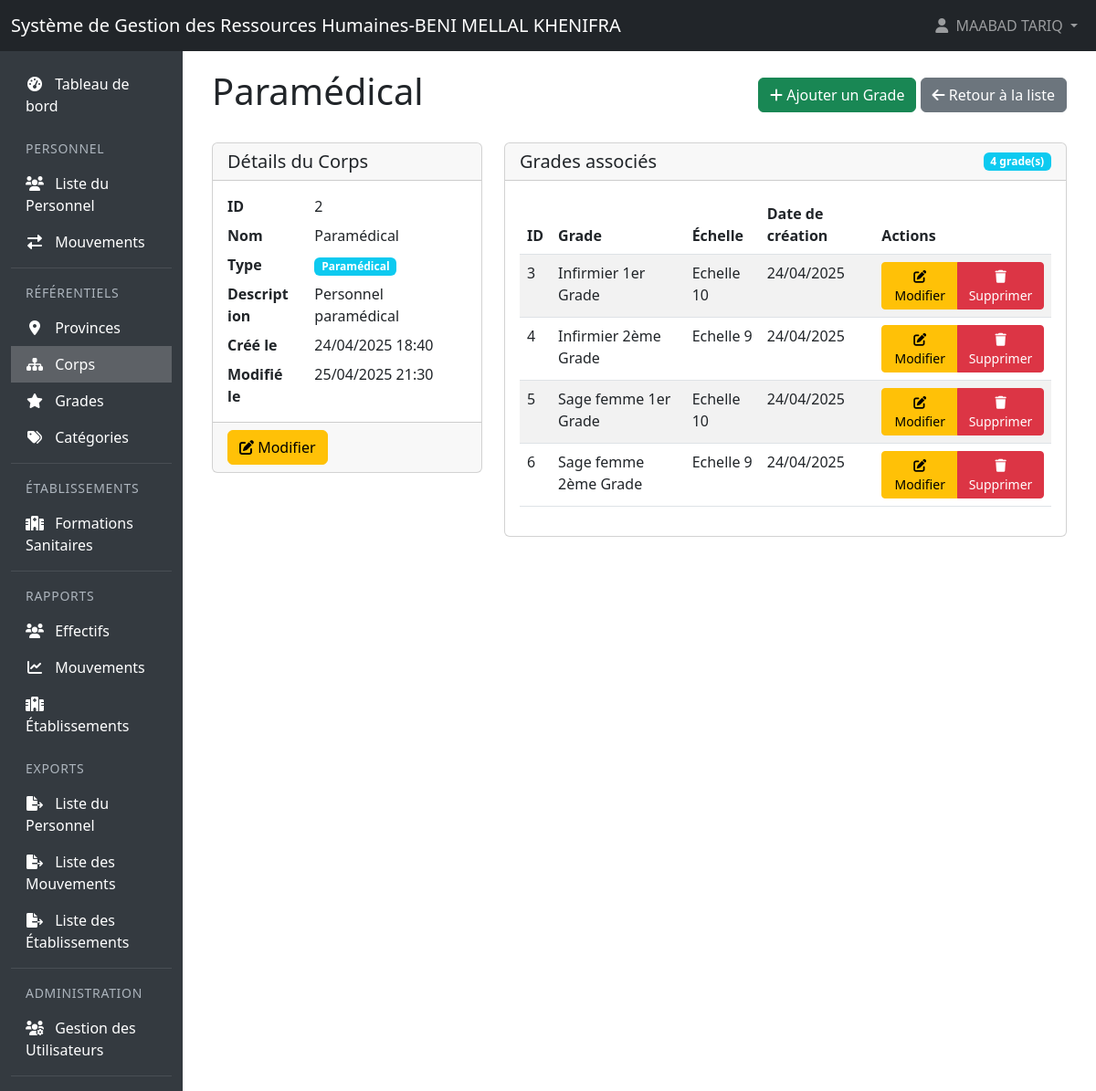
The page /APP_SGRHBMKH/corps/show/2 (signed in) on the database its author committed.
### tables this page shows
CREATE TABLE `corps` (
  `id` int(11) NOT NULL,
  `nom_corps` varchar(100) NOT NULL,
  `type_corps` enum('MEDICAL','PARAMEDICAL','ADMINISTRATIF') NOT NULL DEFAULT 'ADMINISTRATIF',
  `description` text DEFAULT NULL,
  `created_at` timestamp NOT NULL DEFAULT current_timestamp(),
  `updated_at` timestamp NOT NULL DEFAULT current_timestamp() ON UPDATE current_timestamp(),
  `deleted_at` timestamp NULL DEFAULT NULL
);

CREATE TABLE `grades` (
  `id` int(11) NOT NULL,
  `nom_grade` varchar(100) NOT NULL,
  `corps_id` int(11) DEFAULT NULL,
  `echelle` varchar(50) DEFAULT NULL,
  `created_at` timestamp NOT NULL DEFAULT current_timestamp(),
  `updated_at` timestamp NOT NULL DEFAULT current_timestamp() ON UPDATE current_timestamp(),
  `deleted_at` timestamp NULL DEFAULT NULL
);

### controllers/CorpsController.php (called while the page is built, shortened)
<?php
class CorpsController extends Controller {
    private $corpsModel;
    private $gradeModel;
    public function __construct() {
        require_once __DIR__ . '/../models/Corps.php';
        require_once __DIR__ . '/../models/Grade.php';
        $this->corpsModel = new Corps();
        $this->gradeModel = new Grade();
    }
    public function show($id) {
        $corps = $this->corpsModel->findDetailById($id);
        $grades = $this->gradeModel->findByCorps($id);
        $types = $this->corpsModel->getTypes();
        $this->render('corps/view', [
            'corps' => $corps,
            'grades' => $grades,
            'types' => $types,
            'canEdit' => $this->canEdit(),
            'canDelete' => $this->canDelete(),
            'canCreate' => $this->canCreate()
        ]);
    }
}

### models/Model.php (called while the page is built, shortened)
<?php
require_once __DIR__ . '/../config/database.php';
abstract class Model {
    protected $db;
    protected $table;
    public function __construct() {
        $database = new Database();
        $this->db = $database->getConnection();
    }
    public function findAll($conditions = [], $order = '', $limit = null) {
        $sql = "SELECT * FROM " . $this->table;
        if (!empty($conditions)) {
            $sql .= " WHERE ";
            $whereClauses = [];
            foreach ($conditions as $key => $value) {
                $whereClauses[] = $value === null ? "$key IS NULL" : "$key = :$key";
            }
            $sql .= implode(" AND ", $whereClauses);
        }
        if (!empty($order)) {
            $sql .= " ORDER BY " . $order;
        }
        $stmt = $this->db->prepare($sql);
        if (!empty($conditions)) {
            foreach ($conditions as $key => $value) {
                if ($value !== null) {
                    $stmt->bindValue(":$key", $value);
                }
            }
        }
        $stmt->execute();
        $result = $stmt->fetchAll(PDO::FETCH_ASSOC);
        return $result;
    }
}
?>

### config/database.php (called while the page is built, shortened)
<?php
class Database {
    private $host = "localhost";
    private $db_name = "sgrhbmkh_db";
    private $username = "root";
    private $password = "";
    public function getConnection() {
        $this->db = null;
        try {
            $dsn = "mysql:host=" . $this->host . ";dbname=" . $this->db_name . ";charset=utf8";
            $this->db = new PDO($dsn, $this->username, $this->password, [
                PDO::ATTR_ERRMODE => PDO::ERRMODE_EXCEPTION,
                PDO::ATTR_DEFAULT_FETCH_MODE => PDO::FETCH_ASSOC,
                PDO::ATTR_EMULATE_PREPARES => false,
                PDO::MYSQL_ATTR_INIT_COMMAND => "SET NAMES utf8mb4"
            ]);
            $this->db->query("SELECT 1");
        } catch(PDOException $e) {
            error_log("Database connection error: " . $e->getMessage());
            error_log("DSN used: " . $dsn);
            error_log("Stack trace: " . $e->getTraceAsString());
            throw new Exception("Une erreur est survenue lors de la connexion à la base de données: " . $e->getMessage());
        }
        return $this->db;
    }
}
?>

### models/Corps.php (called while the page is built, shortened)
<?php
class Corps extends Model {
    public function __construct() {
        parent::__construct();
        $this->table = 'corps';
    }
    public function getTypes() {
        return [
            self::TYPE_MEDICAL => 'Médical',
            self::TYPE_PARAMEDICAL => 'Paramédical',
            self::TYPE_ADMINISTRATIF => 'Administratif et Technique'
        ];
    }
    public function findDetailById($id) {
        try {
            $sql = "SELECT c.*, COUNT(CASE WHEN g.deleted_at IS NULL THEN g.id END) as nombre_grades
                    FROM {$this->table} c
                    LEFT JOIN grades g ON c.id = g.corps_id
                    WHERE c.id = :id
                    AND c.deleted_at IS NULL
                    GROUP BY c.id";
            $stmt = $this->db->prepare($sql);
            $stmt->execute([':id' => $id]);
            return $stmt->fetch(\PDO::FETCH_ASSOC);
        } catch (\PDOException $e) {
            error_log("Error in findDetailById: " . $e->getMessage());
            throw new \Exception("Erreur lors de la récupération des détails du corps");
        }
    }
}

### models/Grade.php (called while the page is built, shortened)
<?php
class Grade extends Model {
    public function __construct() {
        parent::__construct();
        $this->table = 'grades';
    }
    public function findByCorps($corps_id) {
        return $this->findAll(['corps_id' => $corps_id], 'nom_grade ASC');
    }
}

### views/corps/view.php (the view, shortened to what this page needs)
<div class="container-fluid">
    <div class="d-flex justify-content-between align-items-center mb-4">
        <h1><?= htmlspecialchars($corps['nom_corps']) ?></h1>
        <div>
            <?php if ($canCreate): ?>
                <a href="/APP_SGRHBMKH/grades/create?corps_id=<?= $corps['id'] ?>" class="btn btn-success">
                    <i class="fas fa-plus"></i> Ajouter un Grade
                </a>
            <?php endif; ?>
            <a href="/APP_SGRHBMKH/corps" class="btn btn-secondary">
                <i class="fas fa-arrow-left"></i> Retour à la liste
            </a>
        </div>
    </div>
    <div class="row">
        <div class="col-md-4">
            <div class="card mb-4">
                <div class="card-header">
                    <h2 class="h5 mb-0">Détails du Corps</h2>
                </div>
                <div class="card-body">
                    <dl class="row mb-0">
                        <dt class="col-sm-4">ID</dt>
                        <dd class="col-sm-8"><?= $corps['id'] ?></dd>
                        <dt class="col-sm-4">Nom</dt>
                        <dd class="col-sm-8"><?= htmlspecialchars($corps['nom_corps']) ?></dd>
                        <dt class="col-sm-4">Type</dt>
                        <dd class="col-sm-8">
                            <?php
                            $badgeClass = match($corps['type_corps']) {
                                Corps::TYPE_MEDICAL => 'bg-success',
                                Corps::TYPE_PARAMEDICAL => 'bg-info',
                                Corps::TYPE_ADMINISTRATIF => 'bg-primary',
                                default => 'bg-secondary'
                            };
                            ?>
                            <span class="badge <?= $badgeClass ?>">
                                <?= $types[$corps['type_corps']] ?? $corps['type_corps'] ?>
                            </span>
                        </dd>
                        <dt class="col-sm-4">Description</dt>
                        <dd class="col-sm-8"><?= nl2br(htmlspecialchars($corps['description'] ?? '-')) ?></dd>
                        <dt class="col-sm-4">Créé le</dt>
                        <dd class="col-sm-8"><?= date('d/m/Y H:i', strtotime($corps['created_at'])) ?></dd>
                        <dt class="col-sm-4">Modifié le</dt>
                        <dd class="col-sm-8"><?= date('d/m/Y H:i', strtotime($corps['updated_at'])) ?></dd>
                    </dl>
                </div>
                <div class="card-footer">
                    <div class="d-flex justify-content-between">
                        <?php if ($canEdit): ?>
                            <a href="/APP_SGRHBMKH/corps/edit/<?= $corps['id'] ?>" class="btn btn-warning">
                                <i class="fas fa-edit"></i> Modifier
                            </a>
                        <?php endif; ?>
                    </div>
                </div>
            </div>
        </div>
        <div class="col-md-8">
            <div class="card">
                <div class="card-header d-flex justify-content-between align-items-center">
                    <h2 class="h5 mb-0">Grades associés</h2>
                    <?php if (!empty($grades)): ?>
                        <span class="badge bg-info">
                            <?= count($grades) ?> grade(s)
                        </span>
                    <?php endif; ?>
                </div>
                <div class="card-body">
                    <?php if (empty($grades)): ?>
                        <div class="alert alert-info" role="alert">
                            Aucun grade n'est associé à ce corps.
                        </div>
                    <?php else: ?>
                        <div class="table-responsive">
                            <table class="table table-striped table-hover" role="grid" aria-label="Liste des grades">
                                <thead>
                                    <tr>
                                        <th scope="col">ID</th>
                                        <th scope="col">Grade</th>
                                        <th scope="col">Échelle</th>
                                        <th scope="col">Date de création</th>
                                        <th scope="col">Actions</th>
                                    </tr>
                                </thead>
                                <tbody>
                                    <?php foreach ($grades as $grade): ?>
                                        <tr>
                                            <td><?= $grade['id'] ?></td>
                                            <td><?= htmlspecialchars($grade['nom_grade']) ?></td>
                                            <td><?= htmlspecialchars($grade['echelle'] ?? '-') ?></td>
                                            <td><?= date('d/m/Y', strtotime($grade['created_at'])) ?></td>
                                            <td>
                                                <div class="btn-group" role="group" aria-label="Actions pour le grade">
                                                    <?php if ($canEdit): ?>
                                                        <a href="/APP_SGRHBMKH/grades/edit/<?= $grade['id'] ?>"
                                                           class="btn btn-sm btn-warning"
                                                           aria-label="Modifier <?= htmlspecialchars($grade['nom_grade']) ?>">
                                                            <i class="fas fa-edit"></i> Modifier
                                                        </a>
                                                    <?php endif; ?>
                                                    <?php if ($canDelete): ?>
                                                        <button type="button"
                                                                class="btn btn-sm btn-danger"
                                                                onclick="confirmDeleteGrade(<?= $grade['id'] ?>, '<?= addslashes($grade['nom_grade']) ?>')"
                                                                aria-label="Supprimer <?= htmlspecialchars($grade['nom_grade']) ?>">
                                                            <i class="fas fa-trash"></i> Supprimer
                                                        </button>
                                                    <?php endif; ?>
                                                </div>
                                            </td>
                                        </tr>
                                    <?php endforeach; ?>
                                </tbody>
                            </table>
                        </div>
                    <?php endif; ?>
                </div>
            </div>
        </div>
    </div>
</div>

### rows shown on the page
corps: nom_corps "Paramédical", id "2", type_corps "Paramédical", description "Personnel paramédical", created_at "24/04/2025 18:40", updated_at "25/04/2025 21:30"
grades: id "3", nom_grade "Infirmier 1er Grade", echelle "Echelle 10", created_at "24/04/2025"
grades: id "4", nom_grade "Infirmier 2ème Grade", echelle "Echelle 9", created_at "24/04/2025"
grades: id "5", nom_grade "Sage femme 1er Grade", echelle "Echelle 10", created_at "24/04/2025"
grades: id "6", nom_grade "Sage femme 2ème Grade", echelle "Echelle 9", created_at "24/04/2025"

### other values the page prints
$_SESSION['user_name'] "MAABAD TARIQ"
count($grades) "4"
